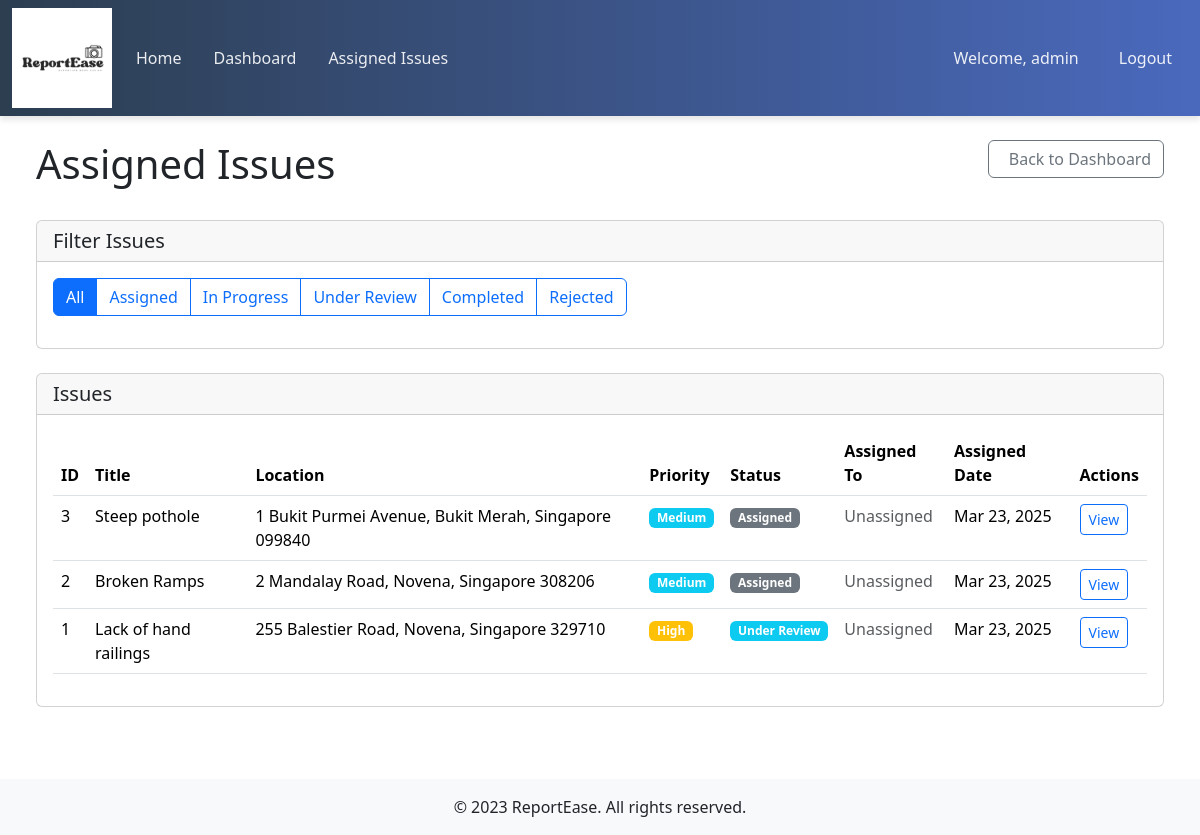
Page /agency/issues/ (signed in) on the committed database.
### fypapp/models.py (models this page shows, shortened)
class IssueAssignment(models.Model):
    STATUS_CHOICES = [
        ('assigned', 'Assigned'),
        ('in_progress', 'In Progress'),
        ('under_review', 'Under Review'),
        ('completed', 'Completed'),
        ('rejected', 'Rejected')
    ]
    issue = models.ForeignKey(AccessibilityIssue, on_delete=models.CASCADE, related_name='assignments')
    agency = models.ForeignKey(Agency, on_delete=models.CASCADE, related_name='assigned_issues')
    assigned_to = models.ForeignKey(StaffProfile, on_delete=models.SET_NULL, null=True, blank=True, related_name='assignments')
    assigned_at = models.DateTimeField(auto_now_add=True)
    updated_at = models.DateTimeField(auto_now=True)
    status = models.CharField(max_length=20, choices=STATUS_CHOICES, default='assigned')
    estimated_completion = models.DateField(null=True, blank=True)

class AccessibilityIssue(models.Model):
    PRIORITY_CHOICES = [
        (1, 'Low'),
        (2, 'Medium'),
        (3, 'High'),
        (4, 'Critical')
    ]
    STATUS_CHOICES = [
        ('open', 'Open'),
        ('assigned', 'Assigned to Agency'),
        ('in_progress', 'In Progress'),
        ('resolved', 'Resolved'),
        ('closed', 'Closed')
    ]
    title = models.CharField(max_length=200)
    description = models.TextField()
    location = models.CharField(max_length=200)
    latitude = models.DecimalField(max_digits=9, decimal_places=6)
    longitude = models.DecimalField(max_digits=9, decimal_places=6)
    reported_by = models.ForeignKey(User, on_delete=models.CASCADE)
    created_at = models.DateTimeField(auto_now_add=True)
    updated_at = models.DateTimeField(auto_now=True)
    priority = models.IntegerField(choices=PRIORITY_CHOICES, default=1)
    status = models.CharField(max_length=50, choices=STATUS_CHOICES, default='open')
    current_agency = models.ForeignKey(Agency, on_delete=models.SET_NULL, null=True, blank=True, related_name='current_issues')
    upvotes = models.ManyToManyField(User, related_name='upvoted_issues', blank=True)
    image = models.ImageField(upload_to='issue_images/', null=True, blank=True)

### fypapp/views.py (the view)
# urls.py: path('agency/issues/', views.agency_issue_list, name='agency_issue_list'),
@login_required
def agency_issue_list(request):
    try:
        staff_profile = request.user.staff_profile
    except:
        return redirect('home')
    status_filter = request.GET.get('status', '')
    my_issues_only = request.GET.get('my_issues', '') == 'true'
    assigned_issues = IssueAssignment.objects.filter(agency=staff_profile.agency)
    if status_filter:
        assigned_issues = assigned_issues.filter(status=status_filter)
    if my_issues_only:
        assigned_issues = assigned_issues.filter(assigned_to=staff_profile)
    context = {
        'staff_profile': staff_profile,
        'assigned_issues': assigned_issues.order_by('-assigned_at'),
        'status_filter': status_filter,
        'my_issues_only': my_issues_only,
    }
    return render(request, 'agency/issue_list.html', context)

### fypapp/templates/agency/issue_list.html (shortened to what this page needs)
{% extends 'base.html' %}
{% block content %}
<div class="container-fluid">
    <div class="row mb-4">
        <div class="col-md-8">
            <h1>Assigned Issues</h1>
        </div>
        <div class="col-md-4 text-end">
            <a href="{% url 'agency_dashboard' %}" class="btn btn-outline-secondary">
                Back to Dashboard
            </a>
        </div>
    </div>
    <div class="card mb-4">
        <div class="card-header">
            <h5 class="mb-0">Filter Issues</h5>
        </div>
        <div class="card-body">
            <div class="btn-group mb-3" role="group" aria-label="Status filter">
                <a href="{% url 'agency_issue_list' %}" class="btn btn-outline-primary {% if not status_filter %}active{% endif %}">All</a>
                <a href="{% url 'agency_issue_list' %}?status=assigned" class="btn btn-outline-primary {% if status_filter == 'assigned' %}active{% endif %}">Assigned</a>
                <a href="{% url 'agency_issue_list' %}?status=in_progress" class="btn btn-outline-primary {% if status_filter == 'in_progress' %}active{% endif %}">In Progress</a>
                <a href="{% url 'agency_issue_list' %}?status=under_review" class="btn btn-outline-primary {% if status_filter == 'under_review' %}active{% endif %}">Under Review</a>
                <a href="{% url 'agency_issue_list' %}?status=completed" class="btn btn-outline-primary {% if status_filter == 'completed' %}active{% endif %}">Completed</a>
                <a href="{% url 'agency_issue_list' %}?status=rejected" class="btn btn-outline-primary {% if status_filter == 'rejected' %}active{% endif %}">Rejected</a>
            </div>
        </div>
    </div>
    <div class="card">
        <div class="card-header">
            <h5 class="mb-0">Issues
            </h5>
        </div>
        <div class="card-body">
            {% if assigned_issues %}
                <div class="table-responsive">
                    <table class="table table-hover">
                        <thead>
                            <tr>
                                <th>ID</th>
                                <th>Title</th>
                                <th>Location</th>
                                <th>Priority</th>
                                <th>Status</th>
                                <th>Assigned To</th>
                                <th>Assigned Date</th>
                                <th>Actions</th>
                            </tr>
                        </thead>
                        <tbody>
                            {% for assignment in assigned_issues %}
                            <tr>
                                <td>{{ assignment.issue.id }}</td>
                                <td>{{ assignment.issue.title }}</td>
                                <td>{{ assignment.issue.location }}</td>
                                <td>
                                    <span class="badge bg-{% if assignment.issue.priority == 4 %}danger{% elif assignment.issue.priority == 3 %}warning{% elif assignment.issue.priority == 2 %}info{% else %}success{% endif %}">
                                        {{ assignment.issue.get_priority_display }}
                                    </span>
                                </td>
                                <td>
                                    <span class="badge bg-{% if assignment.status == 'assigned' %}secondary{% elif assignment.status == 'in_progress' %}primary{% elif assignment.status == 'completed' %}success{% elif assignment.status == 'under_review' %}info{% elif assignment.status == 'rejected' %}danger{% endif %}">
                                        {{ assignment.get_status_display }}
                                    </span>
                                </td>
                                <td>
                                    {% if assignment.assigned_to %}
                                        {{ assignment.assigned_to.user.username }}
                                    {% else %}
                                        <span class="text-muted">Unassigned</span>
                                    {% endif %}
                                </td>
                                <td>{{ assignment.assigned_at|date:"M d, Y" }}</td>
                                <td>
                                    <a href="{% url 'agency_issue_detail' assignment.id %}" class="btn btn-sm btn-outline-primary">View</a>
                                </td>
                            </tr>
                            {% endfor %}
                        </tbody>
                    </table>
                </div>
            {% else %}
                <div class="alert alert-info">No issues match the selected criteria.</div>
            {% endif %}
        </div>
    </div>
</div>
{% endblock %}

### fypapp/templates/navbar.html (shortened to what this page needs)
{% load static %}
<link rel="stylesheet" href="{% static 'styles/navbar.css' %}">
<nav class="navbar navbar-expand-lg navbar-dark">
        <div class="container-fluid">
        {% load static %}
        <a href="/">
            <img src="{% static 'images/logo.png' %}" alt="ReportEase Logo" height="100" class="d-inline-block align-top me-2">
        </a>
        <div class="collapse navbar-collapse" id="navbarNav">
            <ul class="navbar-nav me-auto">
                <li class="nav-item">
                    <a class="nav-link" href="/">Home</a>
                </li>
                {% if user.is_authenticated %}
                    {% if user.staff_profile %}
                        <li class="nav-item">
                            <a class="nav-link" href="{% url 'agency_dashboard' %}">Dashboard</a>
                        </li>
                        <li class="nav-item">
                            <a class="nav-link" href="{% url 'agency_issue_list' %}">Assigned Issues</a>
                        </li>
                    {% endif %}
                {% else %}
                    <li class="nav-item">
                        <a class="nav-link" href="/issues">Issues</a>
                    </li>
                {% endif %}
            </ul>
            <div class="navbar-nav">
                {% if user.is_authenticated %}
                     <a class="nav-item nav-link" href="{% url 'profile' %}">Welcome, {{ user.username }}</a>
                    <form method="post" action="{% url 'logout' %}" class="d-inline">
                        <button type="submit" class="nav-link border-0 bg-transparent">Logout</button>
                    </form>
                {% else %}
                    <a class="nav-link" href="{% url 'login' %}">Login</a>
                    <a class="nav-link" href="{% url 'register' %}">Register</a>
                {% endif %}
            </div>
        </div>
    </div>
</nav>

### static/styles/navbar.css (style rules this page uses)
.navbar { box-shadow: 0 4px 6px rgba(0, 0, 0, 0.1); padding: 0.5rem 0; background: linear-gradient(to right, #2c3e50, #4a69bd) !important; }
.nav-link { position: relative; padding: 0.5rem 1rem !important; transition: color 0.2s; color: rgba(255, 255, 255, 0.9) !important; }
.nav-link:after { content: ""; position: absolute; width: 0; height: 2px; bottom: 0; left: 50%; background-color: #ff9e00; transition: all 0.3s; }
.navbar-nav .nav-item.nav-link { margin: 0 0.5rem; }
.bg-transparent.nav-link { cursor: pointer; }

### fypapp/templates/base.html (style rules this page uses)
body { display: flex; flex-direction: column; min-height: 100vh; }

### rows in the picture
IssueAssignment: issue.id "3", issue "Steep pothole", issue.location "1 Bukit Purmei Avenue, Bukit Merah, Singapore 099840", issue.priority "Medium", status "Assigned", shows "Unassigned", assigned_at "Mar 23, 2025"
IssueAssignment: issue.id "2", issue "Broken Ramps", issue.location "2 Mandalay Road, Novena, Singapore 308206", issue.priority "Medium", status "Assigned", shows "Unassigned", assigned_at "Mar 23, 2025"
IssueAssignment: issue.id "1", issue "Lack of hand railings", issue.location "255 Balestier Road, Novena, Singapore 329710", issue.priority "High", status "Under Review", shows "Unassigned", assigned_at "Mar 23, 2025"

### other values in the picture
{{ user.username }} "admin"
